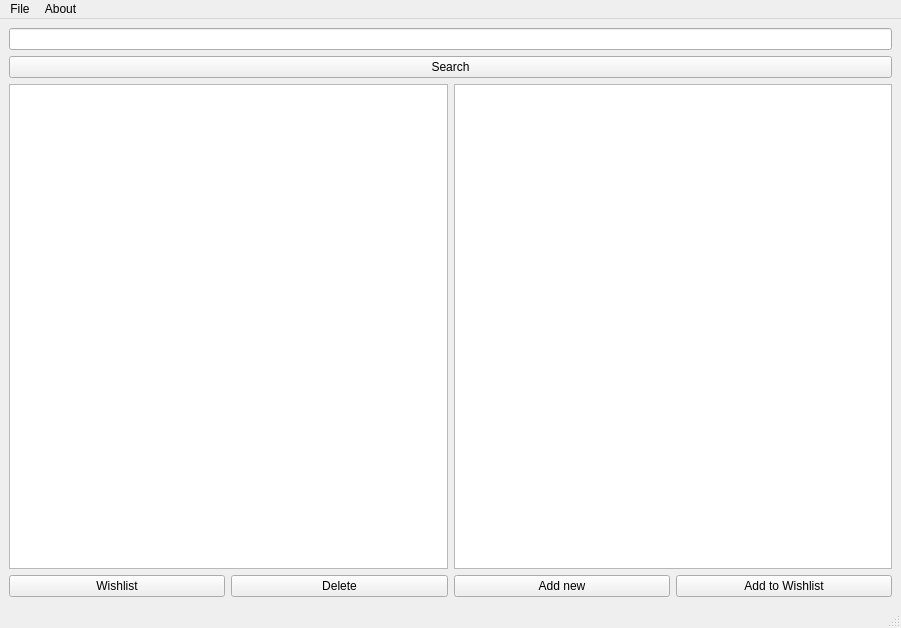
<?xml version="1.0" encoding="UTF-8"?>
<ui version="4.0">
 <class>MainWindow</class>
 <widget class="QMainWindow" name="MainWindow">
  <property name="geometry">
   <rect>
    <x>0</x>
    <y>0</y>
    <width>901</width>
    <height>628</height>
   </rect>
  </property>
  <property name="windowTitle">
   <string>MainWindow</string>
  </property>
  <widget class="QWidget" name="centralwidget">
   <layout class="QVBoxLayout" name="verticalLayout_3">
    <item>
     <layout class="QVBoxLayout" name="verticalLayout">
      <item>
       <widget class="QLineEdit" name="lineEdit"/>
      </item>
      <item>
       <layout class="QHBoxLayout" name="horizontalLayout_4">
        <item>
         <widget class="QPushButton" name="pushButton">
          <property name="text">
           <string>Search</string>
          </property>
         </widget>
        </item>
       </layout>
      </item>
     </layout>
    </item>
    <item>
     <layout class="QHBoxLayout" name="horizontalLayout">
      <item>
       <widget class="QListView" name="listView"/>
      </item>
      <item>
       <widget class="QListView" name="listView_2">
        <property name="font">
         <font>
          <family>Arial</family>
          <pointsize>14</pointsize>
         </font>
        </property>
       </widget>
      </item>
     </layout>
    </item>
    <item>
     <layout class="QHBoxLayout" name="horizontalLayout_8">
      <item>
       <widget class="QPushButton" name="pushButton_5">
        <property name="text">
         <string>Wishlist</string>
        </property>
       </widget>
      </item>
      <item>
       <widget class="QPushButton" name="pushButton_7">
        <property name="text">
         <string>Delete</string>
        </property>
       </widget>
      </item>
      <item>
       <widget class="QPushButton" name="pushButton_8">
        <property name="text">
         <string>Add new</string>
        </property>
       </widget>
      </item>
      <item>
       <widget class="QPushButton" name="pushButton_6">
        <property name="text">
         <string>Add to Wishlist</string>
        </property>
       </widget>
      </item>
     </layout>
    </item>
   </layout>
  </widget>
  <widget class="QMenuBar" name="menubar">
   <property name="geometry">
    <rect>
     <x>0</x>
     <y>0</y>
     <width>901</width>
     <height>20</height>
    </rect>
   </property>
   <widget class="QMenu" name="menuFile">
    <property name="title">
     <string>File</string>
    </property>
    <addaction name="separator"/>
    <addaction name="separator"/>
    <addaction name="separator"/>
    <addaction name="actionOpen_File"/>
    <addaction name="actionQuit"/>
    <addaction name="actionSave_2"/>
   </widget>
   <widget class="QMenu" name="menuAbout">
    <property name="title">
     <string>About</string>
    </property>
    <addaction name="actionHelp"/>
   </widget>
   <addaction name="menuFile"/>
   <addaction name="menuAbout"/>
  </widget>
  <widget class="QStatusBar" name="statusbar"/>
  <action name="actionOpen_File">
   <property name="text">
    <string>Open File</string>
   </property>
  </action>
  <action name="actionQuit">
   <property name="text">
    <string>Quit</string>
   </property>
  </action>
  <action name="actionSave">
   <property name="text">
    <string>Save</string>
   </property>
  </action>
  <action name="actionSave_2">
   <property name="text">
    <string>Save</string>
   </property>
  </action>
  <action name="actionHelp">
   <property name="text">
    <string>Help</string>
   </property>
  </action>
 </widget>
 <resources/>
 <connections/>
</ui>
